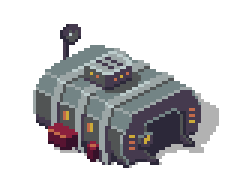
#> input picture examples/war-battles-online/defold/assets/buildings/barracks/1.png, 80 x 64 px, found by its file name (shown 3 times larger)
$ python build-war-battles-art.py
#> lines starting #> are read from the running program, lines starting #| are printed output that depends on the picture
#!/usr/bin/env python3
"""Build the deterministic War Battles combat sheet from the pinned tutorial PNGs."""

from __future__ import annotations

import argparse
import hashlib
import json
from pathlib import Path

from PIL import Image


ROOT = Path(__file__).resolve().parents[1]
ASSETS = ROOT / "defold" / "assets"
OUTPUT = ASSETS / "derived" / "tutorial-combat-sprites.png"
MANIFEST = ASSETS / "derived" / "tutorial-combat-sprites.json"
CELL = (128, 80)
GRID = (7, 2)
SHARED_ANCHOR = (64, 40)

SEQUENCES = (
    {
        "id": "tank-down",
        "paths": ("units/tank/down/1.png", "units/tank/down/2.png"),
        "anchor": (24, 24),
        "anchorMode": "vehicle-center",
        "playback": "PLAYBACK_LOOP_FORWARD",
        "fps": 8,
    },
    {
        "id": "rocket",
        "paths": (
            "buildings/turret-rocket/1.png",
            "buildings/turret-rocket/2.png",
            "buildings/turret-rocket/3.png",
        ),
        "anchor": (11, 6),
        "anchorMode": "projectile-center",
        "playback": "PLAYBACK_LOOP_FORWARD",
        "fps": 20,
    },
    {
        "id": "explosion",
        "paths": tuple(f"fx/explosion/{index}.png" for index in range(1, 10)),
        "anchor": (61, 35),
        "anchorMode": "effect-center",
        "playback": "PLAYBACK_ONCE_FORWARD",
        "fps": 16,
    },
)


def rgba_bbox(image: Image.Image) -> list[int] | None:
    bbox = image.getchannel("A").getbbox()
    return list(bbox) if bbox else None


def build() -> tuple[Image.Image, dict[str, object]]:
    sheet = Image.new("RGBA", (CELL[0] * GRID[0], CELL[1] * GRID[1]), (0, 0, 0, 0))
#> sheet: PIL image 896x160 RGBA; every value is 0
    animations: dict[str, object] = {}
    tile = 1
    edge_contacts: list[dict[str, object]] = []

    for sequence in SEQUENCES:
        start_tile = tile
        frames: list[dict[str, object]] = []
        for relative_path in sequence["paths"]:
            path = ASSETS / str(relative_path)
            with Image.open(path) as opened:
#> opened is the input picture: PIL image 80x64 RGBA; mean R, G, B, A 143.1, 142.6, 144.7, 85.3
                image = opened.convert("RGBA")
            if image.width > CELL[0] or image.height > CELL[1]:
                raise ValueError(f"{relative_path} does not fit {CELL[0]}x{CELL[1]} cell")
            source_anchor = tuple(sequence["anchor"])
            paste_x = SHARED_ANCHOR[0] - source_anchor[0]
            paste_y = SHARED_ANCHOR[1] - source_anchor[1]
            column = (tile - 1) % GRID[0]
            row = (tile - 1) // GRID[0]
            sheet.alpha_composite(image, (column * CELL[0] + paste_x, row * CELL[1] + paste_y))
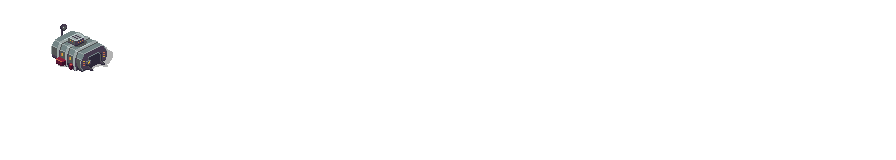
#> sheet: PIL image 896x160 RGBA; mean R, G, B, A 1.2, 1.2, 1.3, 3; transparent parts drawn white
            bbox = rgba_bbox(image)
#> in rgba_bbox, `bbox = image.getchannel("A").getbbox()`: bbox = (11, 8, 73, 56)
#> bbox = [11, 8, 73, 56]
            contacts = None
            if bbox:
                contacts = {
                    "left": bbox[0] == 0,
                    "top": bbox[1] == 0,
                    "right": bbox[2] == image.width,
                    "bottom": bbox[3] == image.height,
                }
#> contacts = {'left': False, 'top': False, 'right': False, 'bottom': False}
                if any(contacts.values()):
                    edge_contacts.append({"source": str(relative_path), "contacts": contacts})
            frames.append({
                "tile": tile,
                "source": str(relative_path),
                "sourceRect": [0, 0, image.width, image.height],
                "sourceAnchor": list(source_anchor),
                "opaqueBbox": bbox,
                "edgeContacts": contacts,
                "packedCell": [column * CELL[0], row * CELL[1], CELL[0], CELL[1]],
                "packedOffset": [paste_x, paste_y],
            })
            tile += 1
        animations[str(sequence["id"])] = {
            "startTile": start_tile,
            "endTile": tile - 1,
            "playback": sequence["playback"],
            "fps": sequence["fps"],
            "anchorMode": sequence["anchorMode"],
            "frames": frames,
        }

    manifest: dict[str, object] = {
        "$schema": "https://json-schema.org/draft/2020-12/schema",
        "schemaVersion": 1,
        "source": {
            "tutorial": "defold/tutorial-war-battles",
            "licensedRevision": "645d9a1bc6c164237116e685694fca94021fc001",
            "resourceReference": "ts-defold/tsd-template-war-battles",
            "referenceRevision": "a3e6b8d066110d8607bada4cc7f456eefc529218",
            "artistCredit": "Luis Zuno",
            "license": "../../licenses/defold-tutorial-war-battles-MIT.txt",
        },
        "nativeTileSize": 16,
        "sheetSize": [sheet.width, sheet.height],
        "atlasCellSize": list(CELL),
        "grid": list(GRID),
        "sharedAnchor": list(SHARED_ANCHOR),
        "sampling": "nearest-neighbor",
        "padding": {
            "mode": "transparent-cell",
            "edgeExtrusion": 0,
            "reason": "The runtime uses nearest-neighbor sampling; transparent cell padding prevents animation bleed.",
        },
        "pixelCorrection": {
            "applied": False,
            "tool": None,
            "reason": "Pinned source files are native transparent pixel-art frames, not presentation-sheet crops; correction would alter source art without evidence of a defect.",
        },
        "animations": animations,
        "qa": {
            "edgeContacts": edge_contacts,
            "finding": "Explosion frames 5 and 6 touch the top of their authored 122x71 source canvases. They are preserved exactly and gain four pixels of transparent top padding in the runtime sheet.",
        },
    }
    return sheet, manifest


def encoded_png(image: Image.Image, path: Path) -> bytes:
    from io import BytesIO

    output = BytesIO()
    image.save(output, "PNG", optimize=False, compress_level=9)
    return output.getvalue()


def main() -> None:
    parser = argparse.ArgumentParser()
    parser.add_argument("--check", action="store_true")
    args = parser.parse_args()
    sheet, manifest = build()
    png = encoded_png(sheet, OUTPUT)
    manifest["output"] = {
        "png": "tutorial-combat-sprites.png",
        "sha256": hashlib.sha256(png).hexdigest(),
        "defoldTileSource": "/main/tutorial-combat-sprites.tilesource",
    }
    metadata = (json.dumps(manifest, indent=2) + "\n").encode()

    if args.check:
        if not OUTPUT.is_file() or OUTPUT.read_bytes() != png:
            raise SystemExit(f"stale generated art: {OUTPUT}")
        if not MANIFEST.is_file() or MANIFEST.read_bytes() != metadata:
            raise SystemExit(f"stale generated metadata: {MANIFEST}")
        print("war-battles-art:fresh")
        return

    OUTPUT.parent.mkdir(parents=True, exist_ok=True)
    OUTPUT.write_bytes(png)
    MANIFEST.write_bytes(metadata)
    print(f"wrote {OUTPUT.relative_to(ROOT)} and {MANIFEST.relative_to(ROOT)}")


if __name__ == "__main__":
#> (the run stopped early here; a loop or call above may not have finished)
